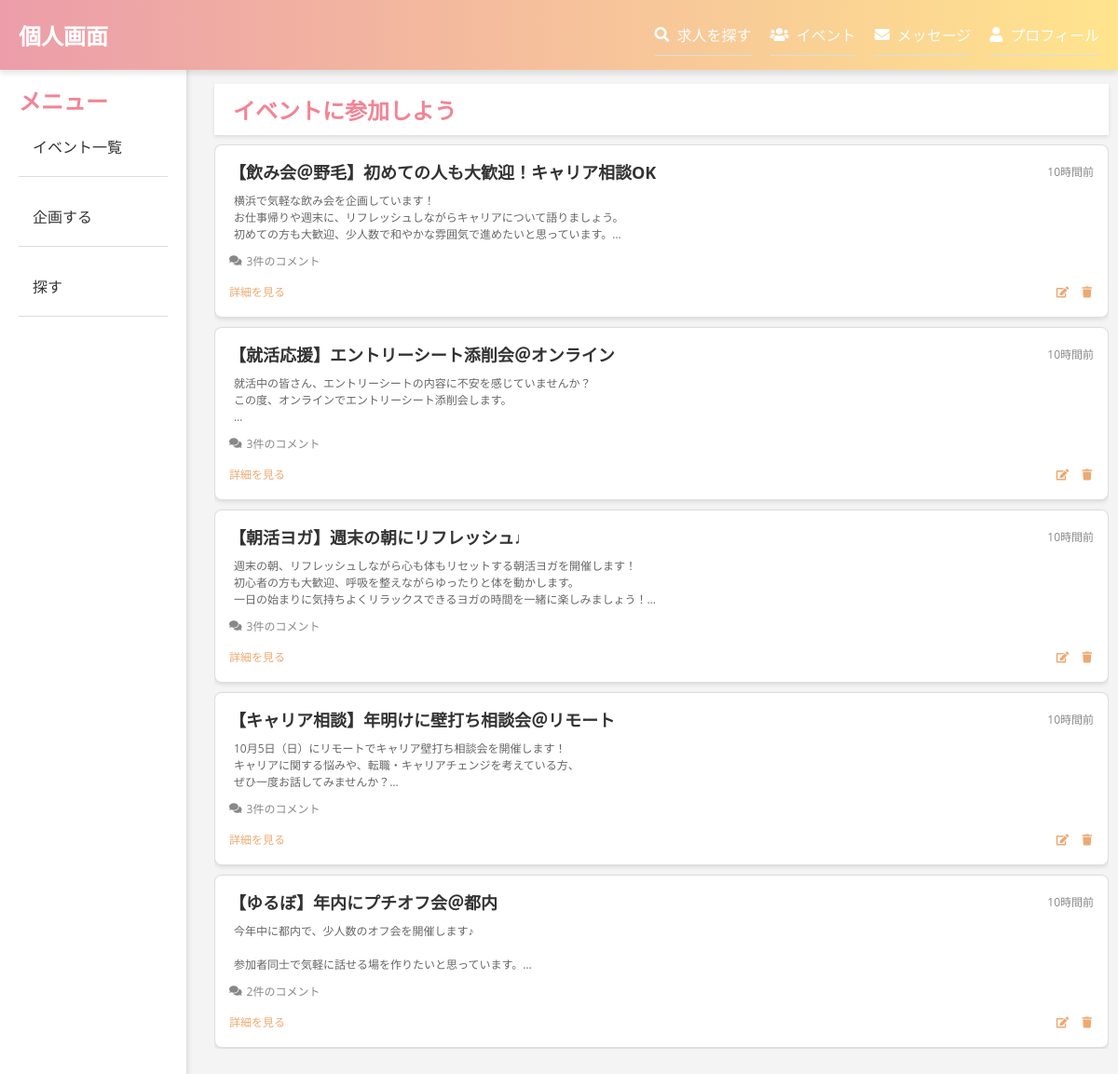
The app's page /read.php with its own data.
### tables this page shows
CREATE TABLE `bs_posts` (
  `id` int(11) NOT NULL,
  `user_id` int(11) NOT NULL,
  `title` varchar(255) NOT NULL,
  `body` text NOT NULL,
  `created_at` timestamp NOT NULL DEFAULT current_timestamp()
);

### db.php (called while the page is built, shortened)
<?php
$host = 'mysql80.beshift.sakura.ne.jp';
$dbname = 'beshift_bc_db';
$user = '*****';
$pass = '*****';
try {
  $pdo = new PDO("mysql:dbname=$dbname;charset=utf8;host=$host",$user,$pass);
} catch (PDOException $e) {
  exit('DB_CONECT:'.$e->getMessage());
}
function h($str){
    return htmlspecialchars($str, ENT_QUOTES);
}
function time_elapsed_string($datetime, $full = false) {
    $now = new DateTime;
    $ago = new DateTime($datetime);
    $diff = $now->diff($ago);
    $string = [
        'y' => '年',
        'm' => 'ヶ月',
        'd' => '日',
        'h' => '時間',
        'i' => '分',
        's' => '秒',
    ];
    foreach ($string as $k => &$v) {
        if ($diff->$k) {
            $v = $diff->$k . $v;
        } else {
            unset($string[$k]);
        }
    }
    if (!$full) $string = array_slice($string, 0, 1);
    return $string ? implode(', ', $string) . '前' : '今';
}
function countComments($post_id) {
  global $pdo;
  $sql = "SELECT COUNT(*) FROM bs_comments WHERE post_id = :post_id";
  $stmt = $pdo->prepare($sql);
  $stmt->bindValue(':post_id', $post_id, PDO::PARAM_INT);
  $stmt->execute();
  return $stmt->fetchColumn();
}
?>

### read.php (the view, shortened to what this page needs)
<?php
require 'db.php';
$sql = "SELECT * FROM bs_posts ORDER BY created_at DESC";
$stmt = $pdo->prepare("$sql");
$status = $stmt->execute();
$posts =  $stmt->fetchAll(PDO::FETCH_ASSOC);
?>
<?php include('header.php'); ?>
<?php include('sidebar.php'); ?>
<div class="main-content">
<h2 class="fixed-header">イベントに参加しよう</h2>
<ul class="topic-list">
    <?php foreach ($posts as $post): ?>
        <li>
            <div class="topic-header">
            <strong><?=h($post['title']) ?></strong>
            <span><?= time_elapsed_string($post['created_at']) ?></span>
            </div>
                <div class="topic-body-short">
                <?=nl2br(h($post['body'])) ?>
                </div>
            <div class="comment-count">
                <i class="fas fa-comments"></i>
                <?= countComments($post['id']) ?>件のコメント
            </div>
            <div class="topic-footer">
            <div class="left">
            <a href="post.php?id=<?= $post['id'] ?>">詳細を見る</a>
            </div>
            <div class="right">
            <a href="detail.php?id=<?= $post['id'] ?>"><i class="fas fa-edit"></i></a>
            <a href="delete.php?id=<?= $post['id'] ?>"><i class="fas fa-trash"></i></a>
            </div>
            </div>
        </li>
    <?php endforeach; ?>
</ul>
</div>

### header.php (shortened to what this page needs)
<!DOCTYPE html>
<html lang="ja">
<head>
    <link rel="stylesheet" href="https://cdnjs.cloudflare.com/ajax/libs/font-awesome/5.15.4/css/all.min.css">
    <link rel="stylesheet" href="style.css">
</head>
<body>
<header class="main-header">
    <div class="container">
        <nav class="header-nav">
            <div class="logo">
                <a href="#">個人画面</a>
            </div>
            <ul class="nav-links">
            <li><a href="#"><i class="fas fa-search"></i> 求人を探す</a></li>
            <li><a href="read.php"><i class="fas fa-users"></i> イベント</a></li>
            <li><a href="#"><i class="fas fa-envelope"></i> メッセージ</a></li>
            <li><a href="#"><i class="fas fa-user"></i> プロフィール</a></li>
            </ul>
        </nav>
    </div>
</header>
</body>
</html>

### sidebar.php (shortened to what this page needs)
<!DOCTYPE html>
<html lang="ja">
<head>
    <link rel="stylesheet" href="https://cdnjs.cloudflare.com/ajax/libs/font-awesome/5.15.4/css/all.min.css">
    <link rel="stylesheet" href="style.css">
</head>
<body>
<div class="sidebar">
    <h3>メニュー</h3>
    <ul>
        <li><a href="read.php">イベント一覧</a></li>
        <li><a href="index.php">企画する</a></li>
        <li><a href="search.php">探す</a></li>
    </ul>
</div>

### style.css (style rules this page uses)
body { font-family: Arial, sans-serif; margin: 0; padding: 0; display: flex; min-height: 100vh; }
.main-content { flex-grow: 1; margin-left: 220px; padding: 20px 10px; max-width: 90%; margin: o auto; margin-bottom: 100px; margin-top: 70px; }
.sidebar { position: fixed; top: 70px; left: 0; background-color: #fff; width: 200px; height: 100%; padding: 20px; box-shadow: 2px 0 5px rgba(0, 0, 0, 0.1); z-index: 500; }
.sidebar a { text-decoration: none; color: inherit; }
.sidebar ul li a { text-decoration: none; color: #333; padding: 10px 15px; display: block; border-radius: 4px; transition: background-color 0.3s ease, color 0.3s ease; }
.sidebar { padding: 20px; height: calc(100vh - 70px); }
.sidebar ul { list-style: none; padding: 0; margin: 0; }
.sidebar ul li { margin-bottom: 10px; }
h2,h3 { font-size: 24px; color: #f28495; }
.fixed-header { position: sticky; top: 0; background-color: #fff; z-index: 500; padding: 10px 20px; width: 100%; box-shadow: 0 2px 4px rgba(0, 0, 0, 0.1); }
ul { list-style-type: none; padding: 0; }
li { border-bottom: 1px solid #ddd; padding: 10px 0; }
.topic-list { margin-top: 10px; padding: 0; list-style: none; max-height: 70vh; overflow-y: auto; }
.topic-list li { background-color: #fff; border: 1px solid #ddd; margin-bottom: 10px; border-radius: 8px; padding: 15px; box-shadow: 0 2px 4px rgba(0, 0, 0, 0.1); }
.topic-header { display: flex; align-items: center; justify-content: space-between; z-index: 100; }
.topic-header strong { font-size: 18px; color: #333; }
.topic-header span { font-size: 12px; color: #888; }
.topic-body-short { margin: 10px 0px; color: #666; font-size: 12px; line-height: 1.5; max-height: 5em; overflow: hidden; text-overflow: ellipsis; display: -webkit-box; -webkit-line-clamp: 3; -webkit-box-orient: vertical; margin-left:5px; }
.topic-footer { margin-top: 10px; display: flex; justify-content: space-between; align-items: center; }
.topic-footer .left { color:#eda972; text-decoration: none; flex-grow: 1; text-align: left; }
.topic-footer .right { color: #eda972; text-align: right; margin:2px; }
.topic-footer .right a { color: #eda972; text-decoration: none; margin-left: 10px; transition: color 0.3s ease; }
.topic-footer a { color: #eda972; font-size: 12px; text-decoration: none; }
.topic-header span, .topic-footer span { font-size: 12px; color: #888; }
.comment-count { font-size: 12px; color: #888; margin-top: 5px; display: flex; align-items: center; }
.comment-count i { margin-right: 5px; }
* { margin: 0; padding: 0; box-sizing: border-box; }
body { font-family: 'Open Sans', 'Yu Gothic', "游ゴシック", 'YuGothic', "游ゴシック体", Hiragino Kaku Gothic ProN, 'Meiryo'; background-color: #f4f4f4; color:grey; margin: 0; padding: 0; }
.main-header { background: linear-gradient(90deg, #ec9da9, #ffe48d); padding: 15px 0; box-shadow: 0 4px 6px rgba(0, 0, 0, 0.1); position: fixed; width: 100%; top: 0; left: 0; z-index: 1000; }
.container { max-width: 1200px; margin: 0 auto; padding: 0 20px; display: flex; justify-content: space-between; align-items: center; }
.header-nav { display: flex; justify-content: space-between; align-items: center; width: 100%; }
.logo a { font-size: 24px; color: white; text-decoration: none; font-weight: bold; }
.nav-links { display: flex; list-style: none; text-decoration: none; }
.nav-links li { margin-left: 20px; }
.nav-links a { color: white; text-decoration: none; font-size: 16px; display: flex; align-items: center; }
.nav-links a i { margin-right: 8px; }

### records on screen
bs_posts: title "【飲み会＠野毛】初めての人も大歓迎！キャリア相談OK", created_at "10時間前", body "横浜で気軽な飲み会を企画しています！ お仕事帰りや週末に、リフレッシュしながらキャリアについて語りましょう。 初めての方も大歓迎、少人数で和やかな雰囲気で進めたいと思っています。", id "3"
bs_posts: title "【就活応援】エントリーシート添削会＠オンライン", created_at "10時間前", body "就活中の皆さん、エントリーシートの内容に不安を感じていませんか？ この度、オンラインでエントリーシート添削会します。", id "3"
bs_posts: title "【朝活ヨガ】週末の朝にリフレッシュ♩", created_at "10時間前", body "週末の朝、リフレッシュしながら心も体もリセットする朝活ヨガを開催します！ 初心者の方も大歓迎、呼吸を整えながらゆったりと体を動かします。 一日の始まりに気持ちよくリラックスできるヨガの時間を一緒に楽しみましょう！", id "3"
bs_posts: title "【キャリア相談】年明けに壁打ち相談会＠リモート", created_at "10時間前", body "10月5日（日）にリモートでキャリア壁打ち相談会を開催します！ キャリアに関する悩みや、転職・キャリアチェンジを考えている方、 ぜひ一度お話してみませんか？", id "3"
bs_posts: title "【ゆるぼ】年内にプチオフ会＠都内", created_at "10時間前", body "今年中に都内で、少人数のオフ会を開催します♪ 参加者同士で気軽に話せる場を作りたいと思っています。", id "2"
